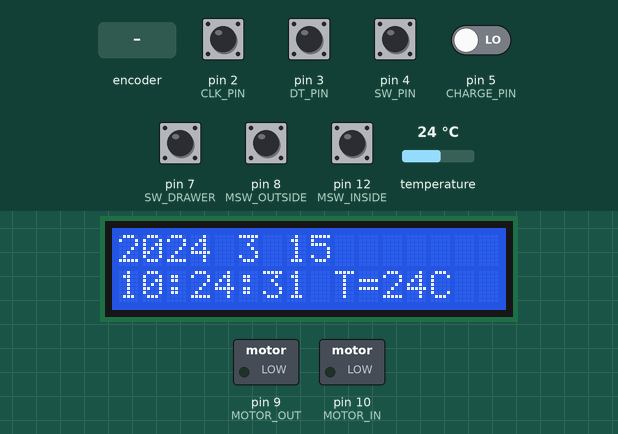
Recording of a sketch running on a simulated Arduino Uno, built with avr-gcc and run on an emulated ATmega328P. Shown: 16×2 character LCD, switched loads named in the sketch (green lamp = pin HIGH). The inputs (shaded band) are chosen by the test bench; at power-on: pin 2 (CLK_PIN), pin 3 (DT_PIN), pin 4 (SW_PIN), pin 7 (SW_DRAWER) HIGH, pin 5 (CHARGE_PIN), pin 8 (MSW_OUTSIDE), pin 12 (MSW_INSIDE) LOW, temperature 24 °C. The local clock reads 2024-03-15 10:24:30 at power-on unless the sketch sets it; what the sketch prints to the serial monitor is not drawn.

Above: at 1.2 s.
1.3 s: pin 4 (SW_PIN) pulled LOW for 0.15 s
At 2.3 s:
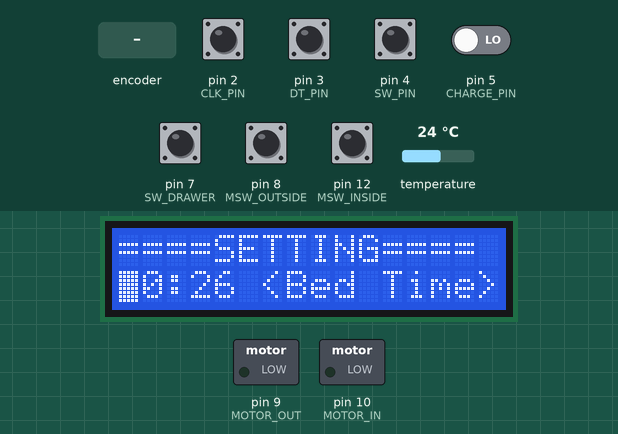
4.4 s: pin 4 (SW_PIN) pulled LOW for 3.2 s
At 5.6 s:
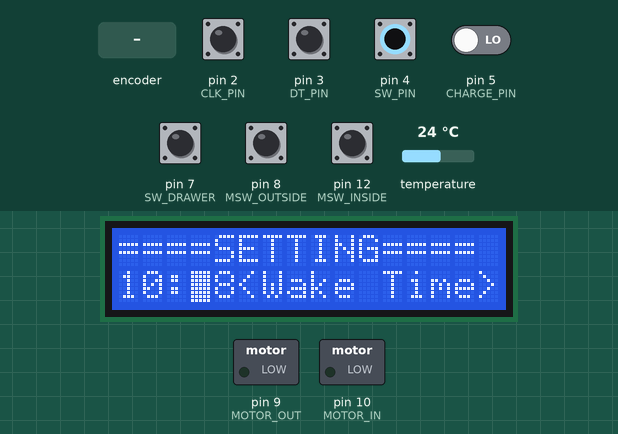
9.1 s: pin 7 (SW_DRAWER) pulled LOW for 0.15 s
At 9.7 s:
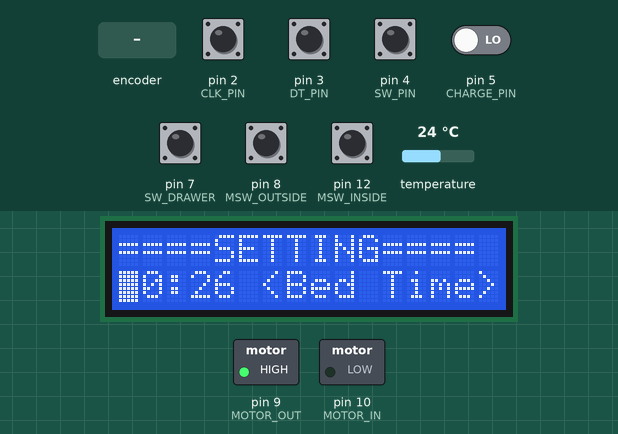
10.7 s: pin 8 (MSW_OUTSIDE) pulled HIGH for 0.15 s
At 11.4 s:
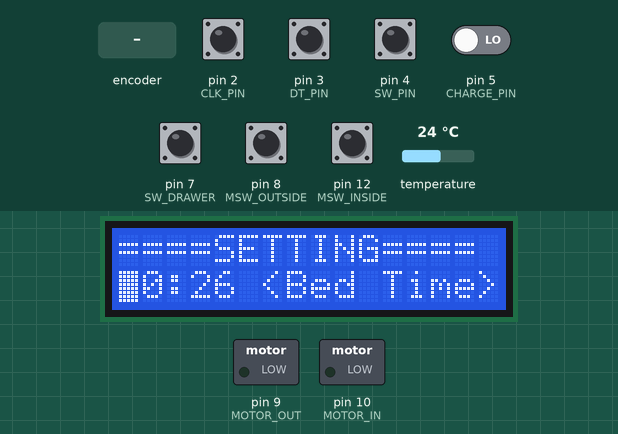
13.8 s: rotary encoder on pin 2 (CLK_PIN) / pin 3 (DT_PIN) turned 1 step (first pin leading)
At 14.7 s:
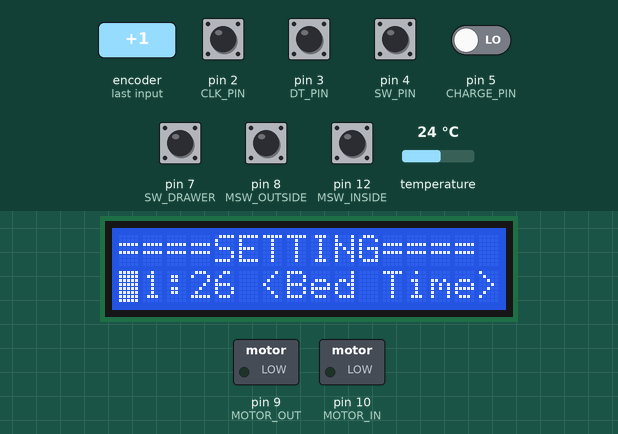
17.0 s: pin 7 (SW_DRAWER) pulled LOW for 1 s
At 18.5 s:
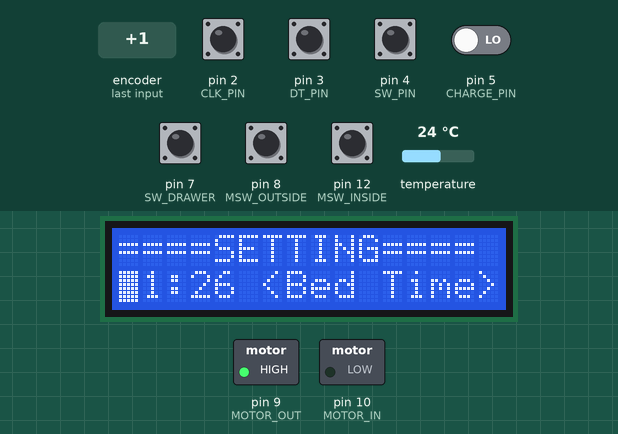
Timing chart, 0 to 20.0 s (numbered marks = the images above; inputs shaded):
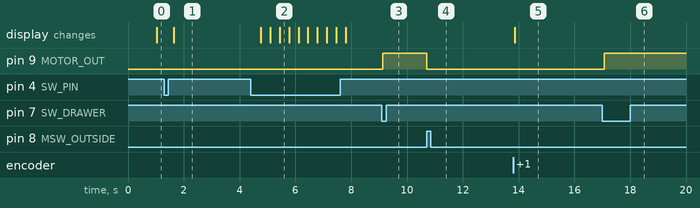

Measured:
- after the input at 1.3 s, the display: changes after 0.34 s (image 1)
- after the input at 4.4 s, the display: first changes after 0.36 s (image 2 shows a later state)
- after the input at 9.1 s, pin 9 (MOTOR_OUT): LOW → HIGH at once
- after the input at 10.7 s, pin 9 (MOTOR_OUT): HIGH → LOW at once
- after the input at 13.8 s, the display: changes after 0.06 s (image 5)
- after the input at 17.0 s, pin 9 (MOTOR_OUT): LOW → HIGH after 0.07 s

The sketch:

clock.ino
```cpp
/*Header files*/
#include <DS3231.h>
#include <Wire.h>
#include <LiquidCrystal_I2C.h>
/*Header files*/

/*Pin definitions*/
const int BUZ_PIN = A0;
const int CLK_PIN = 2;  // 旋轉編碼器定義連接腳位
const int DT_PIN = 3;   // 旋轉編碼器
const int SW_PIN = 4;   // 旋轉編碼器
const int interruptA = 0; // UNO腳位2是interrupt 0
const int MSW_INSIDE = 12; // 微動開關內部
const int MSW_OUTSIDE = 8; // 微動開關外部
const int MOTOR_OUT = 9; // 退出馬達
const int MOTOR_IN = 10; // 進入馬達
const int SW_DRAWER = 7; // 抽屜退出開關
const int CHARGE_PIN = 5; //充電指示
/*Pin definitions*/

/*Settings*/
#define HONK_PERIOD 400 //喇叭每段持續時間
#define HONK_FRE 2500 //喇叭音色
#define HONK_WAKE_FRE 2800 //喇叭音色

/*Settings*/

/*Global Variables*/
LiquidCrystal_I2C lcd(0x27, 16, 2); //LCD
DS3231 Clock;
bool h12;
bool PM;
byte ADay, AHour, AMinute, ASecond, ABits;
bool ADy, A12h, Apm;
boolean isHonk = 0;
long long lastHonk = 0;
long long lastHonk2 = 0;
long long lastWakeHonk = 0;
bool Century = false;
int alarmH = 0, alarmM = 0, alarmHH = 0, alarmHM = 0;
volatile long count = 0; //旋轉編碼器
unsigned long t = 0;
bool isSetting = 0; //設定鬧鐘
long long lastSet = 0;
int alarmStage = 0; // 鬧鐘設定狀態
#define ALARM_CLOCK 0
#define ALARM_HOUR 1
#define ALARM_MIN 2
#define ALARM_W_HOUR 3
#define ALARM_W_MIN 4
bool isDrawerIn = 1;
bool isLock = 0;
bool isTaken = 0;
/*Global Variables*/


void setup() {
  // Start the I2C interface
  Wire.begin();
  // Start the serial interface
  Serial.begin(9600);
  // LCD initialize
  lcd.begin();
  // Turn on the blacklight and print a message.
  lcd.backlight();
  // 旋轉編碼器
  attachInterrupt(interruptA, rotaryEncoderChanged, FALLING);
  pinMode(CLK_PIN, INPUT_PULLUP); // 輸入模式並啟用內建上拉電阻
  pinMode(DT_PIN, INPUT_PULLUP);
  pinMode(SW_PIN, INPUT_PULLUP);
  pinMode(MSW_OUTSIDE, INPUT);
  pinMode(MSW_INSIDE, INPUT);
  pinMode(MOTOR_IN, OUTPUT);
  pinMode(MOTOR_OUT, OUTPUT);

  //initial alarm clock time
  alarmH = Clock.getHour(h12, PM);
  alarmM = Clock.getMinute() + (Clock.getMinute() > 57 ? 0 : 2);
  alarmHH = alarmH;
  alarmHM = alarmM + 2;

  //initial Motor
  digitalWrite(MOTOR_OUT, 0);
  digitalWrite(MOTOR_IN, 0);
}

void loop() {
//   while(1) {
//     Serial.print(digitalRead(MSW_OUTSIDE));
//     Serial.println(digitalRead(MSW_INSIDE));
//   }
  // 抽屜電機控制
  if (digitalRead(SW_DRAWER) == 0 && isLock == 0) { //按了開關
    Serial.println(isDrawerIn);
    if (isDrawerIn == 1) { // 要退出
      digitalWrite(MOTOR_OUT, 1);
      digitalWrite(MOTOR_IN, 0);
    Serial.println(digitalRead(MSW_OUTSIDE));
        while (digitalRead(MSW_OUTSIDE) != 1) {
          Serial.println("OUT");
        }
      digitalWrite(MOTOR_OUT, 0);
      digitalWrite(MOTOR_IN, 0);
      isDrawerIn = 0;
      Serial.println(isDrawerIn);
      delay(1000);
    } else { // 要吸入
      digitalWrite(MOTOR_OUT, 0);
      digitalWrite(MOTOR_IN, 1);
        while (digitalRead(MSW_INSIDE) != 0) {
          Serial.println("IN");
        }
      digitalWrite(MOTOR_OUT, 0);
      digitalWrite(MOTOR_IN, 0);
      isDrawerIn = 1;
      if (isLocked() == 1)
        isLock = 1;
    }
  }

  // 鬧鐘設定
  if(digitalRead(SW_PIN) == LOW){ // 按下開關，歸零
    Serial.println("Setting");
    if (alarmStage == ALARM_CLOCK) { //進入小時設定
      alarmStage = ALARM_HOUR;
    } else if (alarmStage == ALARM_HOUR) { //進入分鐘設定
      alarmStage = ALARM_MIN;
      //alarmM = timeSet(count, alarmStage, alarmM);
      count = 0;
    } else if (alarmStage == ALARM_MIN) { //進入喚醒小時設定
      alarmStage = ALARM_W_HOUR;
      count = 0;
    } else if (alarmStage == ALARM_W_HOUR) { //進入喚醒分鐘設定
      alarmStage = ALARM_W_MIN;
      count = 0;
    } else { //進入時鐘模式
      alarmStage = ALARM_CLOCK;
      //alarmH = timeSet(count, alarmStage, alarmH);
      count = 0;
    }
    lastSet = millis();
    delay(300);
  }

  if (count != 0) { // catch 旋轉編碼器
    Serial.print(count);
    Serial.println("is rotating!");
    if (alarmStage == ALARM_MIN) { //進入分鐘設定
      alarmM = timeSet(count == 1, alarmStage, alarmM);
      count = 0;
    } else if (alarmStage == ALARM_HOUR) { //進入小時設定
      alarmH = timeSet(count == 1, alarmStage, alarmH);
      count = 0;
    } else if (alarmStage == ALARM_W_HOUR) { //進入喚醒小時設定
      alarmHH = timeSet(count == 1, alarmStage, alarmHH);
      count = 0;
    } else if (alarmStage == ALARM_W_MIN) { //進入喚醒分鐘設定
      alarmHM = timeSet(count == 1, alarmStage, alarmHM);
      count = 0;
    }
  }

  ClockDisplayManager(alarmStage);
  //hornManager(1, HONK_PERIOD);
  alarmManager();
  //delay(1000);
}

void hornManager(boolean honkControl, int onPeriod, int offPeriod) {
  if (honkControl == 1) {
    if (millis() >= lastHonk + onPeriod + offPeriod) {
      tone(BUZ_PIN, HONK_FRE, onPeriod);
      lastHonk = millis();
    }
  }
}

void wakeHornManager(boolean honkControl, int onPeriod, int offPeriod) {
  if (honkControl == 1) {
    if (millis() >= lastWakeHonk + onPeriod * 1.5 + offPeriod) {
      tone(BUZ_PIN, HONK_WAKE_FRE, onPeriod * 0.7);
      lastWakeHonk = millis();
    } else if (millis() >= lastWakeHonk + onPeriod * 0.7 && millis() <= lastWakeHonk + onPeriod * 1.5) {
      tone(BUZ_PIN, HONK_WAKE_FRE * 0.8, onPeriod * 0.8);
    }
  }
}

void rotaryEncoderChanged(){ // when CLK_PIN is FALLING (旋轉編碼器)
  unsigned long temp = millis();
  if(temp - t < 200) // 去彈跳
    return;
  t = temp;

  // DT_PIN的狀態代表正轉或逆轉
  if(alarmStage != ALARM_CLOCK) {
    count = digitalRead(DT_PIN) == HIGH ? 1 : -1;
  }
}

int timeSet(bool isAdd, int alarmStage, int valueNow) {
  valueNow += (isAdd ? 1 : -1);
  if (valueNow < 0)
    valueNow = ((alarmStage == ALARM_HOUR || alarmStage == ALARM_W_HOUR) ? 23 : 59);
  else if (valueNow >= (alarmStage == ALARM_HOUR || alarmStage == ALARM_W_HOUR ? 24 : 60)) {
    valueNow = 0;
  }
  return valueNow;
}

void alarmManager() {
  if (alarmStage != ALARM_CLOCK)
    return;

  int timeNow = 60 * Clock.getHour(h12, PM) + Clock.getMinute();
  int timeSetted = 60 * alarmH + alarmM;
  int timeAwake = 60 * alarmHH + alarmHM;

    Serial.print(alarmH);
    Serial.print(":");
    Serial.println(alarmM);
    Serial.print(Clock.getHour(h12, PM));
    Serial.print(":");
    Serial.println(Clock.getMinute());
    Serial.print(":");
    Serial.println(Clock.getSecond());
  if (timeSetted <= timeNow && timeNow < timeSetted + 1) {
    if (isLocked() == 1)
      return;
    Serial.println("L3");
    hornManager(1, 400, 200);
  } else if (timeSetted + 1 <= timeNow && timeNow < timeSetted + 2) {
    if (isLocked() == 1)
      return;
    Serial.println("L4");
    hornManager(1, 200, 100);
  } else if ((timeSetted == timeNow + 1 && Clock.getSecond() <= 30) || timeSetted == timeNow + 2) {
    if (isLocked() == 1)
      return;
    Serial.println("L1");
    hornManager(1, 500, 9500);
  } else if (timeSetted == timeNow + 1 && Clock.getSecond() > 30) {
    if (isLocked() == 1)
      return;
    Serial.println("L2");
    hornManager(1, 1000, 1000);
  } else if ((timeAwake == timeNow && digitalRead(CHARGE_PIN))) {
    Serial.println("WAKE");
    isLock = 0;
    wakeHornManager(1, 600, 1200);
  }
}

void ClockDisplayManager(int alarmStage) {
  lcd.setCursor ( 0, 0 );            // go to the top left corner

  if (alarmStage == ALARM_CLOCK) {
    lcd.noBlink();
    // Start with the year
    lcd.print("2");
    if (Century) {      // Won't need this for 89 years.
      lcd.print("1");
    } else {
      lcd.print("0");
    }
    lcd.print(Clock.getYear(), DEC);
    lcd.print(' ');
    // then the month
    lcd.print(Clock.getMonth(Century), DEC);
    lcd.print(' ');
    // then the date
    lcd.print(Clock.getDate(), DEC);
    lcd.print(' ');
    // Finally the hour, minute, and second
    lcd.setCursor ( 0, 1 );  // go ti second row
    lcd.print(Clock.getHour(h12, PM), DEC);
    lcd.print(':');
    lcd.print(Clock.getMinute(), DEC);
    lcd.print(':');
    lcd.print(Clock.getSecond(), DEC);
    // Display the temperature
    lcd.print(" T=");
    lcd.print(Clock.getTemperature(), 0);
    lcd.print("C     ");
  } else if (alarmStage == ALARM_HOUR || alarmStage == ALARM_MIN) {
    lcd.blink();
    lcd.setCursor(0,0);
    lcd.print("====SETTING====");
    lcd.setCursor( 5, 1 );
    lcd.print(" <Bed Time> ");
    lcd.setCursor( 0, 1 );
    // Finally the hour, minute, and second
    if (alarmH < 10)
      lcd.print('0');
    lcd.print(alarmH, DEC);
    lcd.print(':');
    if (alarmM < 10)
      lcd.print('0');
    lcd.print(alarmM, DEC);
    if (alarmStage == ALARM_HOUR)
      lcd.setCursor(0,1);
    else
      lcd.setCursor(3,1);
  } else {
    lcd.blink();
    lcd.setCursor(0,0);
    lcd.print("====SETTING====");
    lcd.setCursor( 5, 1 );
    lcd.print("<Wake Time>");
    lcd.setCursor( 0, 1 );
    // Finally the hour, minute, and second
    if (alarmHH < 10)
      lcd.print('0');
    lcd.print(alarmHH, DEC);
    lcd.print(':');
    if (alarmHM < 10)
      lcd.print('0');
    lcd.print(alarmHM, DEC);
    if (alarmStage == ALARM_W_HOUR)
      lcd.setCursor(0,1);
    else
      lcd.setCursor(3,1);
  }
}

bool isLocked() {
  bool isCharge = digitalRead(CHARGE_PIN); //
  Serial.print("Charge :");
  Serial.println(digitalRead(CHARGE_PIN));
  Serial.print("Locked :");
  Serial.println(isLock);
  bool isDoorCosed = isDrawerIn; //TODO (digitalRead(LOCK_PIN))

  return (isCharge && isDoorCosed);
}
```
